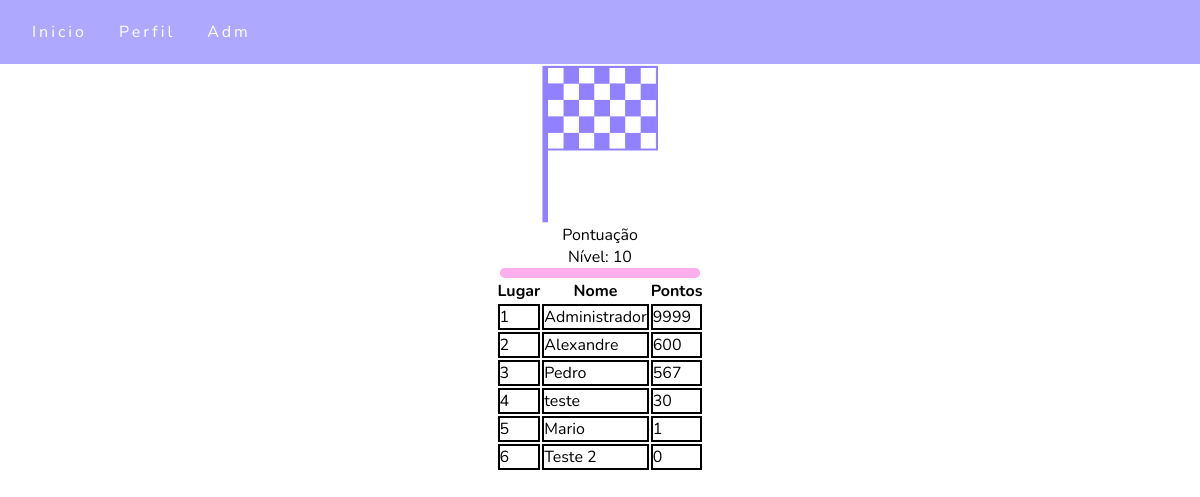
The page /View/pontuacao.php (signed in) on the database its author committed.
### tables this page shows
CREATE TABLE `usuarios` (
  `id` int(11) NOT NULL,
  `nome` varchar(150) NOT NULL,
  `email` varchar(100) NOT NULL,
  `senha` varchar(255) NOT NULL COMMENT 'password_hash\r\npassword_verify',
  `tipo` tinyint(1) NOT NULL COMMENT 'norma/adm',
  `nivel` int(4) NOT NULL,
  `pontos` int(4) NOT NULL,
  `nivel_desbloqueio` int(4) NOT NULL,
  `recuperar_senha` varchar(255) DEFAULT NULL
);

### Controller/placar.php (called while the page is built)
<?php
include_once('../Controller/conexao.php');
$sql_code = "SELECT nome,pontos FROM usuarios ORDER BY pontos DESC";
$sql_query = $conexao->query($sql_code);
$i = 0;
while($dados = mysqli_fetch_array($sql_query)){
    $elementos[$i] = [
        'nome' => $dados['nome'],
        'pontos' => $dados['pontos']
    ];
    $i++;
}
?>

### View/pontuacao.php (the view, shortened to what this page needs)
<?php
include_once('../Controller/atualizar_sessao.php');
?>
<html>
    <head>
        <link rel="stylesheet" href="../css/style.css">
    </head>
    <body>
        <?php
        include("../Controller/header.php");
        ?>
        <div class="logo">
            <img src="../images/bandeira.png">
        </div>
        <div>
            <p>Pontuação</p>
        </div>
        <div>
            <p>Nível: <script>document.write(exp_level(<?php echo $_SESSION['nivel']; ?>));</script></p>
        </div>
        <div class="barra">
            <div></div>
        </div>
        <div>
            <?php
            include('../Controller/placar.php');
            $i=1;
            print "<table class='table'>";
            print "<th>Lugar</th>";
            print "<th>Nome</th>";
            print "<th>Pontos</th>";
            foreach ($elementos as $elemento) {
                print "<tr>";
                print "<td>".$i."</td>";
                print "<td>".$elemento["nome"]."</td>";
                print "<td>".$elemento["pontos"]."</td>";
                print "</tr>";
                $i++;
            }
            print "</table>";
            ?>
        </div>
    </body>
</html>

### css/style.css (style rules this page uses)
body { background: white; font-family: Nunito; text-align: center; }
img { max-width: 10%; max-height: 10%; }
.logo { font-size: 24px; text-transform: uppercase; letter-spacing: 4px; }
.barra { width: 200px; height: 10px; border-radius: 10px; background-color: #f7ceec; margin: auto; }
.barra div { height: 100%; border-radius: 10px; background-color: #feaded; transition: all 300ms; }
.table { justify-content: center; flex-direction: row; align-items: center; display: flex; border: 10px; border-color: aqua; }
td { text-align: left; border-style: solid; border-width: 2px; }

### css/navbar.css (style rules this page uses)
* { margin: 0; padding: 0; }

### rows shown on the page
usuarios: nome "Alexandre", pontos "600"
usuarios: nome "Pedro", pontos "567"
usuarios: nome "teste", pontos "30"
usuarios: nome "Mario", pontos "1"
usuarios: nome "Teste 2", pontos "0"

### other values the page prints
$elemento["nome"] "Administrador"
$elemento["pontos"] "9999"
